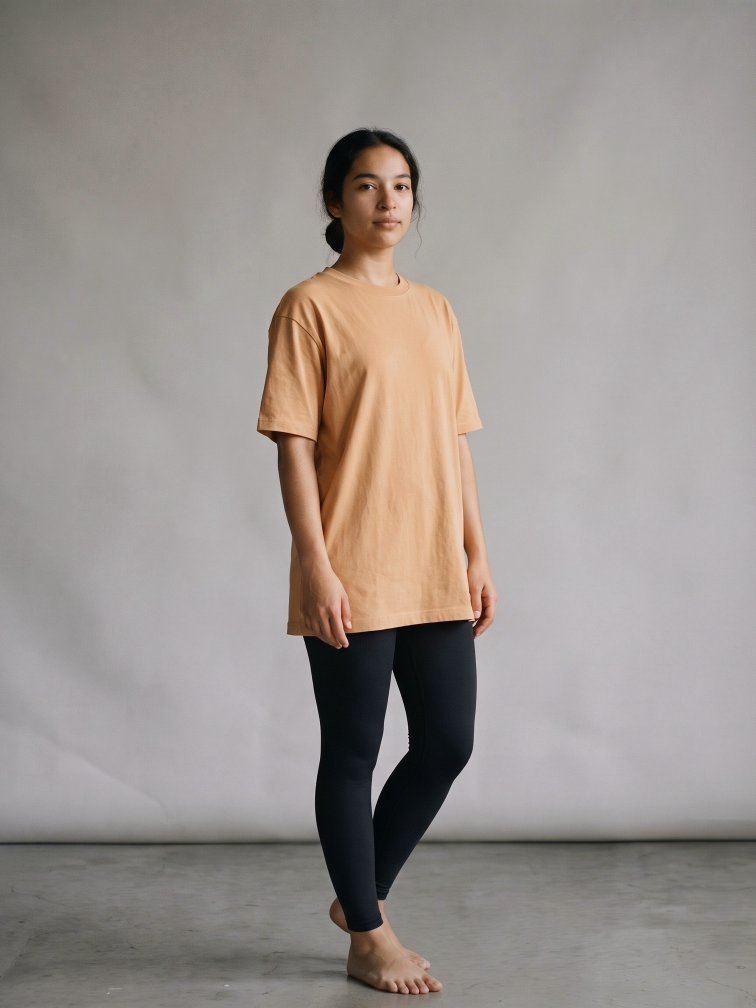
#> input picture tools/imagery/refs/house-backdrop.jpg, 1512 x 2016 px (shown at 1/2 size)
$ python match_backdrop.py refs/house-backdrop.jpg
#> lines starting #> are read from the running program, lines starting #| are printed output that depends on the picture
#!/usr/bin/env python3
"""Coverline — make every finished image sit on the SAME backdrop.
grade.py normalises one number (mean of the top 10%); the renders differ in the whole backdrop *field*
(brightness + gradient + vignette), which is what makes a gallery look like four different shoots.
This fits a smooth quadratic luminance field to the pure-backdrop border of each image (top rows, side
columns above the floor line), fits the same field on the house reference, and applies gain = ref/own
across the frame. Figure and garment keep their relative tones; the room becomes one room.
usage: python3 match_backdrop.py ref.jpg in.jpg [in2.jpg ...]   (rewrites each in.jpg in place)
"""
import sys, numpy as np
from PIL import Image, ImageFilter

def lum(a): return 0.2126*a[...,0]+0.7152*a[...,1]+0.0722*a[...,2]

def floor_row(L):
    """row of the backdrop->floor step; -1 when there is no floor in frame (detail crops)"""
    h,w=L.shape; k=int(h*0.01)
    def edge(col):
        sm=np.convolve(col,np.ones(k)/k,mode="same"); seg=sm[int(h*0.55):int(h*0.95)]; d=seg[k:]-seg[:-k]
        i=int(np.argmin(d)); return int(h*0.55)+i+k//2, -d[i]
    yl,sl=edge(L[:, :int(w*0.05)].mean(1)); yr,sr=edge(L[:, int(w*0.95):].mean(1))
    # a real floor is a step on BOTH edges at about the same height; a hem or a hand is not
    if sl>6 and sr>6 and abs(yl-yr)<h*0.03: return (yl+yr)//2
    return -1


# [21 lines left out: function figure_mask, not called in this run]

def fit_field(L, fy=None):
    h,w=L.shape
    if fy is None: fy=floor_row(L)
    ys,xs=np.mgrid[0:h,0:w]
    m=np.zeros((h,w),bool)
    m[:int(h*0.04),:]=True                       # top strip
    top=fy if fy>=0 else h
    m[:top, :int(w*0.06)]=True; m[:top, int(w*0.94):]=True   # side strips above the floor
    if fy>=0: m[fy+int(h*0.02):, :int(w*0.06)]=True; m[fy+int(h*0.02):, int(w*0.94):]=True  # floor edges too
    X=np.stack([np.ones(m.sum()), xs[m]/w, ys[m]/h, (xs[m]/w)**2, (ys[m]/h)**2, xs[m]*ys[m]/(w*h)],1)
    Xa=np.stack([np.ones(h*w), (xs/w).ravel(), (ys/h).ravel(), ((xs/w)**2).ravel(), ((ys/h)**2).ravel(), (xs*ys/(w*h)).ravel()],1)
    if fy<0:   # no floor in frame: one field for the whole image
        coef,_,_,_=np.linalg.lstsq(X, L[m], rcond=None); return (Xa@coef).reshape(h,w), -1
    # separate fit above/below the floor so the floor step is preserved
    coef_b,_ ,_,_=np.linalg.lstsq(X[ys[m]<fy], L[m][ys[m]<fy], rcond=None)
    coef_f,_ ,_,_=np.linalg.lstsq(X[ys[m]>=fy], L[m][ys[m]>=fy], rcond=None)
    Fb=(Xa@coef_b).reshape(h,w); Ff=(Xa@coef_f).reshape(h,w)
    # blend across the floor line over ~3% of height so no hard seam
    t=np.clip((ys-fy)/(h*0.03),0,1)
    return Fb*(1-t)+Ff*t, fy

def main():
    ref=np.asarray(Image.open(sys.argv[1]).convert("RGB")).astype(np.float32)
    Tl,tfy=fit_field(lum(ref))
#> in lum, `def lum(a): return 0.2126*a[...,0]+0.7152*a[...,1]+0.0722*a[...,2]`:
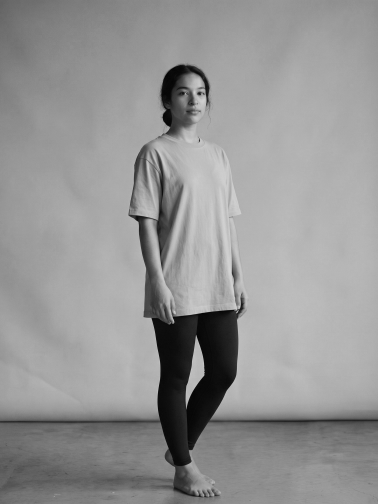
#> returned value: shape (2016, 1512) float32 (shown at 1/4 size); min 0, max 219.6, mean 149
#> in fit_field, `h,w=L.shape`: h = 2016; w = 1512
#> in edge, `sm = np.convolve(col, np.ones(k) / k, mode='same')`: sm = 2016 values, max 164.9 at index 1338, min 51.72 at index 0, mean 136.3
#> in edge, `seg = sm[int(h * 0.55):int(h * 0.95)]`: seg = 807 values, max 164.9 at index 230, min 76.05 at index 583, mean 139.6
#> in edge, `d = seg[k:] - seg[:-k]`: d = 787 values, max 25.89 at index 584, min -44 at index 556, mean -1.29
#> in edge, `i = int(np.argmin(d))`: i = 556
#> in floor_row, `yl, sl = edge(L[:, :int(w * 0.05)].mean(1))`: yl = 1674; sl = 44
#> in floor_row, `yr, sr = edge(L[:, int(w * 0.95):].mean(1))`: yr = 1670; sr = 46.97
#> in fit_field, `if fy is None: fy=floor_row(L)`: fy = 1672
#> in fit_field, `ys,xs=np.mgrid[0:h,0:w]`:
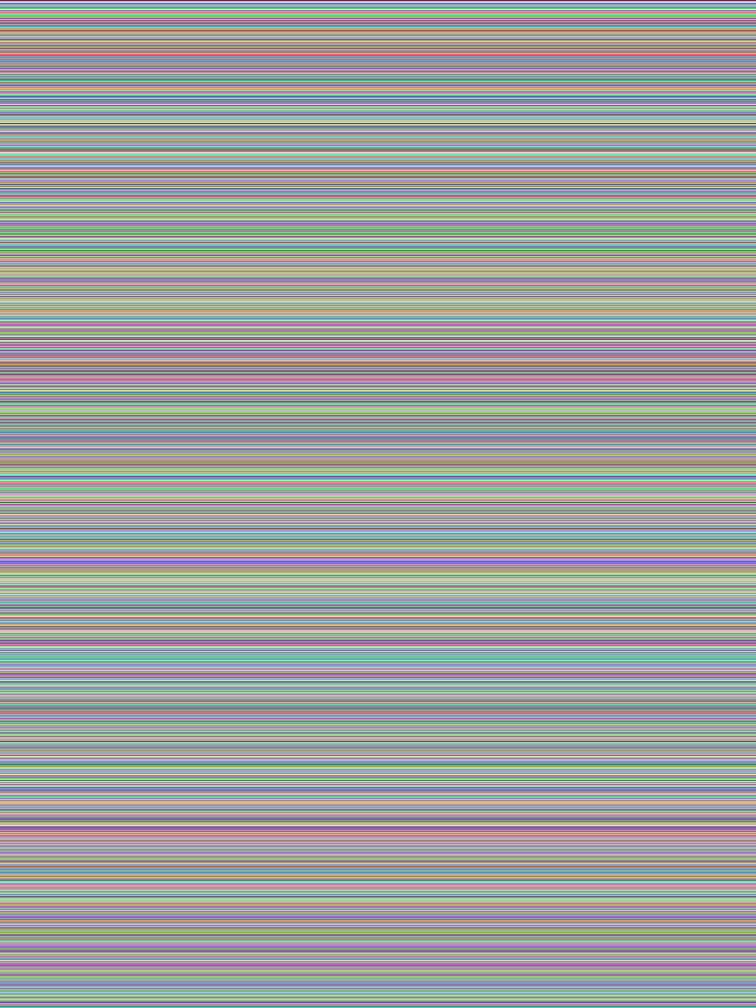
#> ys: shape (2016, 1512) int64 (shown at 1/2 size); 2016 distinct labels, from 0 to 2015; one colour per label, 0 black
#> in fit_field, `ys,xs=np.mgrid[0:h,0:w]`:
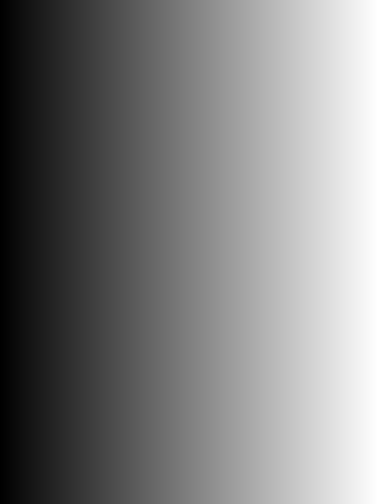
#> xs: shape (2016, 1512) int64 (shown at 1/4 size); min 0, max 1511, mean 755.5; drawn with min black and max white
#> in fit_field, `coef_b,_ ,_,_=np.linalg.lstsq(X[ys[m]<fy], L[m][ys[m]<fy], rcond=None)`: coef_b = [99.88, 131.1, 184.4, -89.16, -152.3, -39.49]
#> in fit_field, `coef_f,_ ,_,_=np.linalg.lstsq(X[ys[m]>=fy], L[m][ys[m]>=fy], rcond=None)`: coef_f = [756.1, -208.9, -1395, -54.28, 738.4, 319]
#> in fit_field, `Ff = (Xa @ coef_f).reshape(h, w)`:
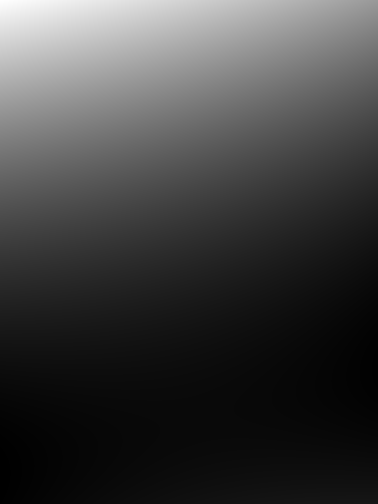
#> Ff: shape (2016, 1512) float64 (shown at 1/4 size); min 97.23, max 756.1, mean 262.1; drawn with min black and max white
#> in fit_field, `t=np.clip((ys-fy)/(h*0.03),0,1)`:
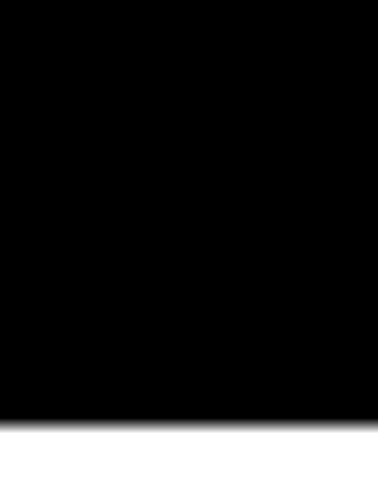
#> t: shape (2016, 1512) float64 (shown at 1/4 size); min 0, max 1, mean 0.155
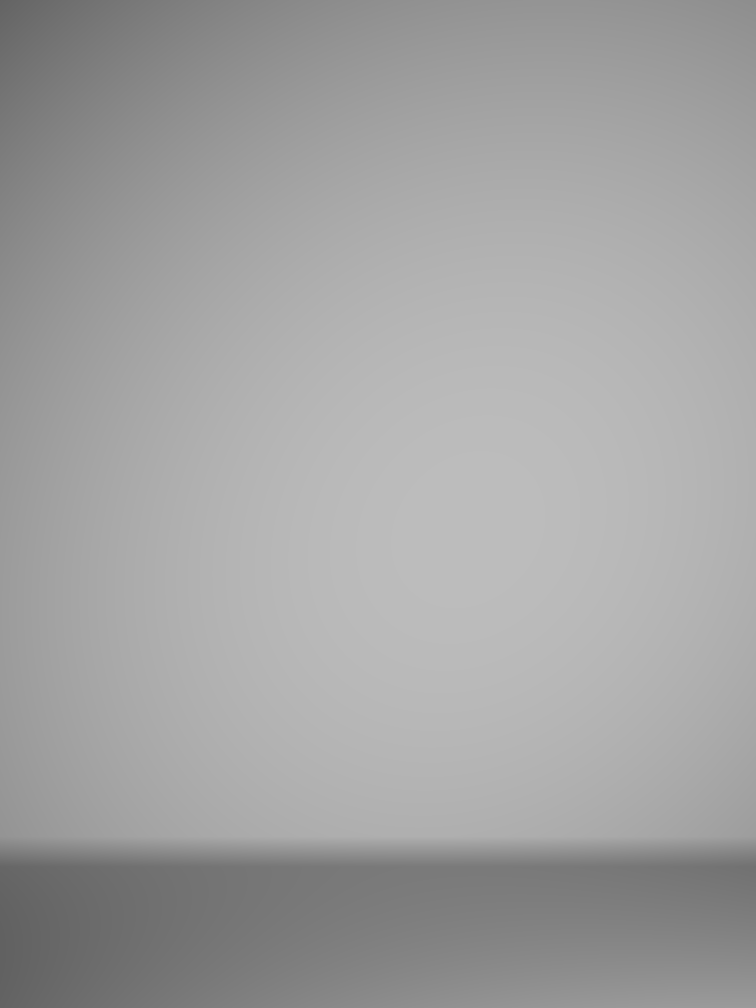
#> Tl: shape (2016, 1512) float64 (shown at 1/2 size); min 97.23, max 188.9, mean 162
#> tfy = 1672
    Tf=np.stack([fit_field(ref[...,c],tfy)[0] for c in range(3)],-1)   # per channel: matches colour temperature too
    for p in sys.argv[2:]:
        im=Image.open(p).convert("RGB"); a=np.asarray(im).astype(np.float32)
        if a.shape!=ref.shape: raise SystemExit(f"{p}: size {a.shape} != ref {ref.shape}")
        out=a
        for _ in range(2):   # two passes: the quadratic under-fits big gaps, second pass closes it
            L=lum(out); h,w=L.shape
            Fl,fy=fit_field(L)
            F=np.stack([fit_field(out[...,c],fy)[0] for c in range(3)],-1) if fy>=0 else Fl
            # tight crops (torso / legs fill the frame) have no clean border: the edge strips are garment
            tight=p.endswith("-detail.jpg") and any(k in p for k in ("tee-","loungeset-","legging-","short-"))
            if fy<0 or tight:
                # no clean border to fit a field on. Use a hand-picked pure-backdrop patch per crop type
                # (fractions of w,h: x0,x1,y0,y1) and a single global gain so the patch matches the reference's
                # top-strip level. Keeps the close-up in the same room as the full-body shots.
                patch={"tee-":(0.0,0.12,0.0,0.30),"loungeset-":(0.0,0.10,0.0,0.25),"legging-":(0.88,1.0,0.0,0.30),"short-":(0.90,1.0,0.0,0.25)}
                key=next((k for k in patch if k in p),None)
                if key:
                    x0,x1,y0,y1=patch[key]; own=out[int(h*y0):int(h*y1), int(w*x0):int(w*x1)].reshape(-1,3).mean(0)
                    g=np.clip(Tf[:int(h*0.05)].reshape(-1,3).mean(0)/np.maximum(own,1),0.55,1.25)
                    out=np.clip(out*g,0,255)
                break
            shift=fy-tfy; T=np.roll(Tf,shift,axis=0)     # align the target field to THIS image's floor line
            if shift>0: T[:shift]=Tf[0]
            elif shift<0: T[shift:]=Tf[-1]
            gain=np.clip(T/np.maximum(F,1),0.70,1.45)
            # The field gain is for the ROOM. On the figure it would paint the floor's darkening onto trouser legs
            # (cream joggers went grey from the knee down). Inside the silhouette use one scalar gain per channel
            # (the mean room gain above the floor) so the garment keeps its own shading.
            # Per-pixel: a pixel that looks like the fitted backdrop gets the field gain (it IS backdrop, creases and
            # all); a pixel far from it (garment, skin, hair) gets one scalar gain per channel — the mean room gain
            # above the floor — so a garment keeps its own shading and never inherits the floor's darkening.
            dist=np.abs(out-F).max(2)
            wfig=np.clip((dist-18.0)/22.0,0,1)
            wfig=np.asarray(Image.fromarray((wfig*255).astype(np.uint8)).filter(ImageFilter.GaussianBlur(w*0.003))).astype(np.float32)[...,None]/255.0
            scalar=gain[:fy][(dist[:fy]<18)].reshape(-1,3).mean(0)
            gain=gain*(1-wfig)+scalar*wfig
            out=np.clip(out*gain,0,255)
        Image.fromarray(out.round().astype(np.uint8)).save(p,quality=94)
        c=lambda z: z[:int(z.shape[0]*0.3), :int(z.shape[1]*0.06)].mean()
        print(f"{p.split('/')[-1]:28} floor {fy:4d} corner {c(lum(a)):5.0f} -> {c(lum(out)):5.0f}  (ref {c(lum(ref)):.0f})")
main()

$ run again, on tools/imagery/refs/modelA-back.jpg
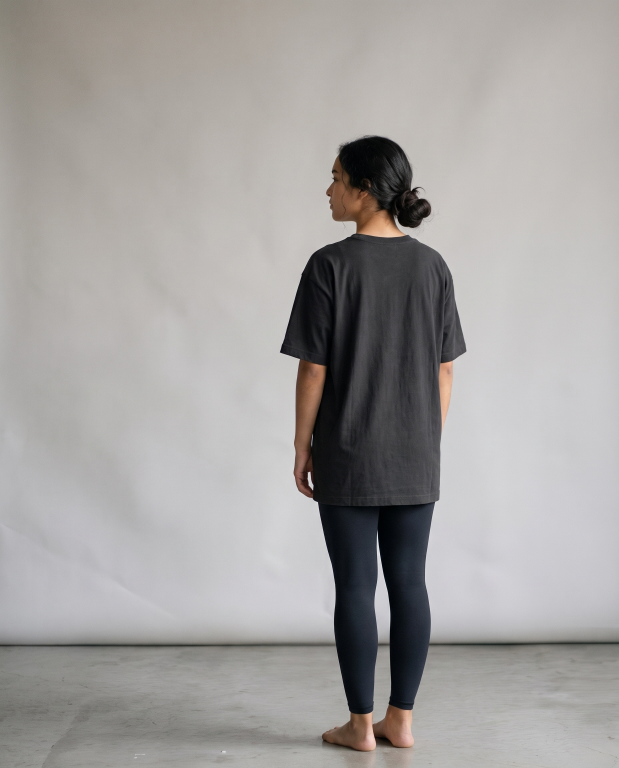
#> input picture tools/imagery/refs/modelA-back.jpg, 1856 x 2304 px (shown at 1/3 size)
#> in fit_field, `h,w=L.shape`: h = 2304; w = 1856
#> sm = 2304 values, max 182.6 at index 1456, min 67.21 at index 0, mean 159.3
#> seg = 921 values, max 182.6 at index 189, min 95.73 at index 672, mean 162.2
#> d = 898 values, max 30.86 at index 674, min -49.16 at index 641, mean -1.37
#> i = 641
#> yl = 1919; sl = 49.16
#> yr = 1914; sr = 56.03
#> fy = 1916
#> in fit_field, `ys,xs=np.mgrid[0:h,0:w]`:
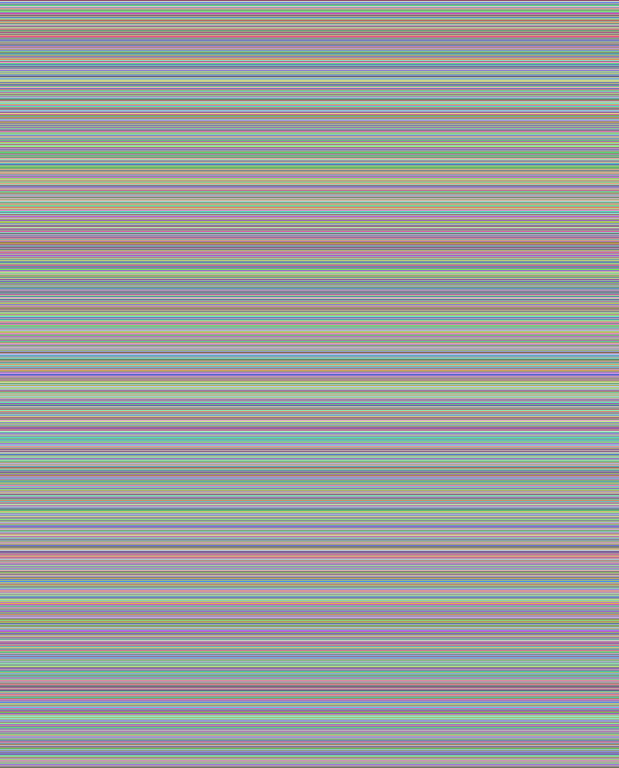
#> ys: shape (2304, 1856) int64 (shown at 1/3 size); 2304 distinct labels, from 0 to 2303; one colour per label, 0 black
#> coef_b = [126, 117.8, 162.9, -76.27, -131.3, -34.36]
#> coef_f = [1207.8, -122, -2377.7, -119.7, 1301, 304.1]
#> in main, `Tl,tfy=fit_field(lum(ref))`:
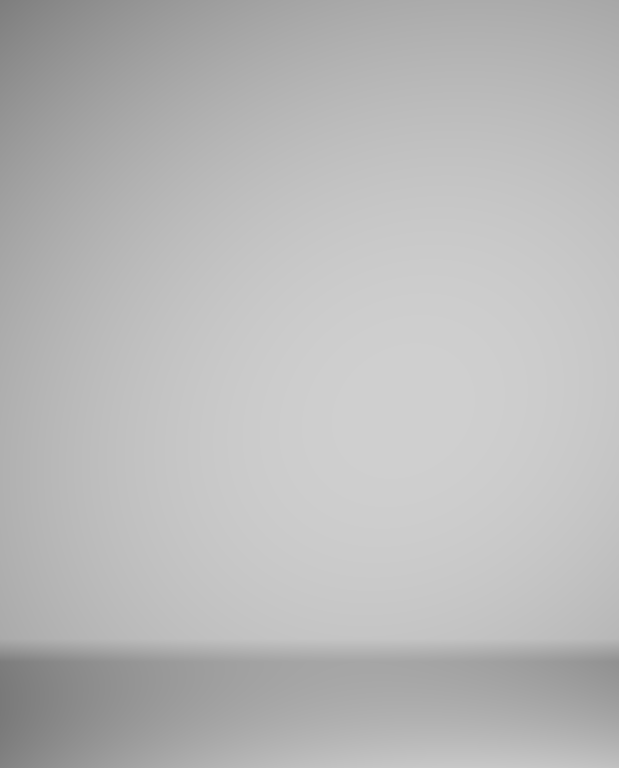
#> Tl: shape (2304, 1856) float64 (shown at 1/3 size); min 121.5, max 208, mean 185.8
#> tfy = 1916

$ run again, on tools/imagery/refs/modelA-front.jpg
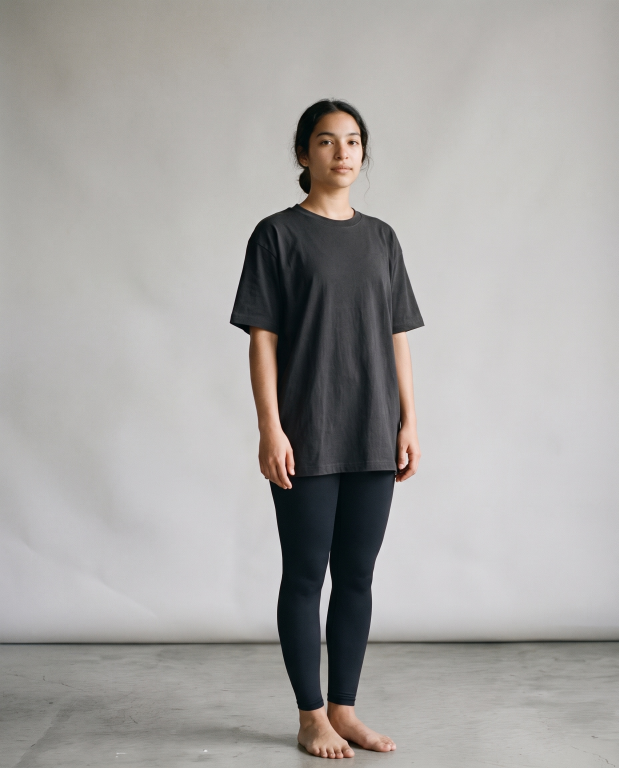
#> input picture tools/imagery/refs/modelA-front.jpg, 1856 x 2304 px (shown at 1/3 size)
#> in fit_field, `h,w=L.shape`: h = 2304; w = 1856
#> sm = 2304 values, max 187.7 at index 1655, min 66.93 at index 0, mean 162.9
#> seg = 921 values, max 187.7 at index 388, min 103.5 at index 669, mean 165.5
#> d = 898 values, max 30.28 at index 670, min -46.91 at index 636, mean -1.27
#> i = 636
#> yl = 1914; sl = 46.91
#> yr = 1908; sr = 55.31
#> fy = 1911
#> in fit_field, `ys,xs=np.mgrid[0:h,0:w]`:
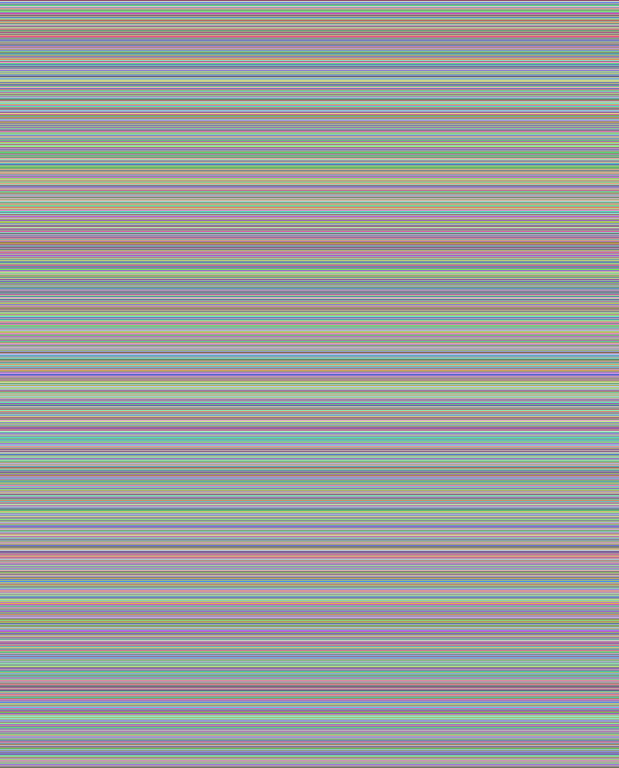
#> ys: shape (2304, 1856) int64 (shown at 1/3 size); 2304 distinct labels, from 0 to 2303; one colour per label, 0 black
#> coef_b = [127.5, 139.9, 173.7, -101, -141.5, -36.18]
#> coef_f = [943, -205.4, -1743.1, -59.93, 930, 328.5]
#> in main, `Tl,tfy=fit_field(lum(ref))`:
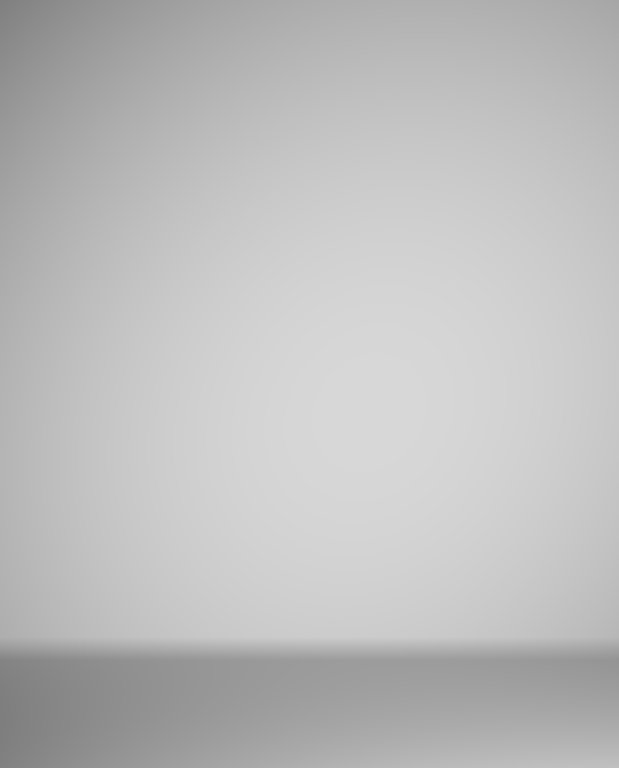
#> Tl: shape (2304, 1856) float64 (shown at 1/3 size); min 126.2, max 215.8, mean 189.8
#> tfy = 1911
